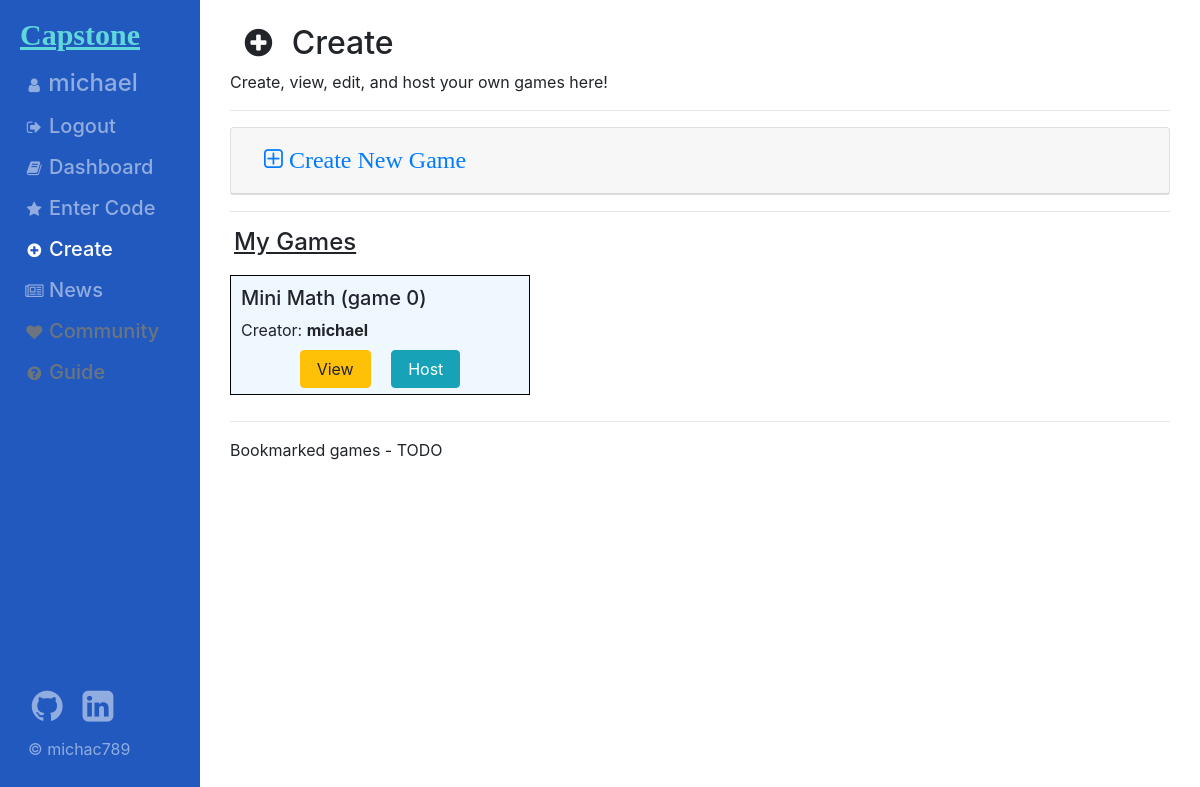
Before: /create (signed in) with the older database file.
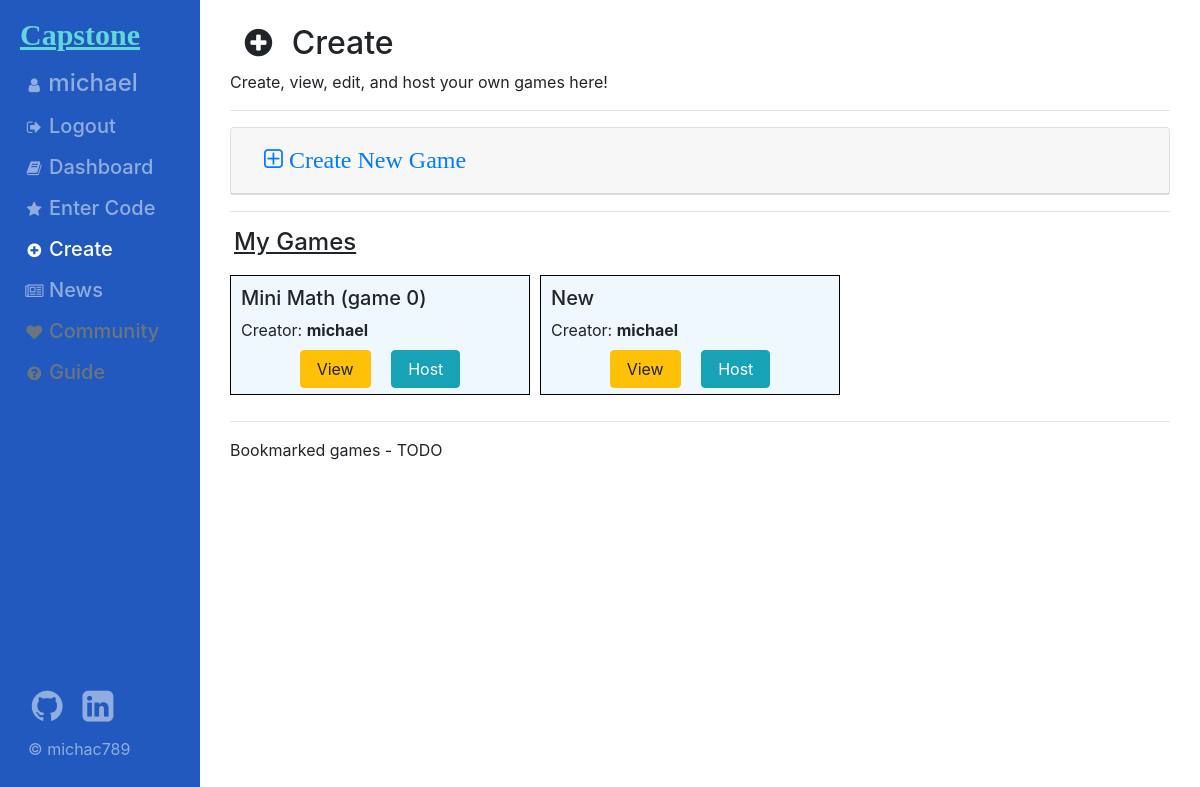
After: the same page with the newer database file.
### livequiz/models.py (models this page shows, shortened)
class Game(models.Model):
    id = models.AutoField(primary_key=True)
    creator = models.ForeignKey(User, on_delete=models.CASCADE, related_name="games")
    title = models.CharField(max_length=64, unique=True)
    description = models.CharField(max_length=256)
    date_created = models.DateField(auto_now=True)

### sso/models.py (models this page shows)
class User(AbstractUser):
    TIER = [
        ("T5", "SuspendedUser"),
        ("T4", "User"),
        ("T3", "StarUser"),
        ("T2", "Admin"),
        ("T1", "SuperAdmin"),
    ]
    status = models.CharField(max_length=2, choices=TIER, default="T4")

### livequiz/views.py (the view, shortened to what this page needs)
# urls.py: path("create", views.createGame, name="create"),
def createGame(request):
    if request.user.is_anonymous:
        return render(request, "livequiz/create.html", { "anonymous": True, "active": "create",})
    return render(request, "livequiz/create.html", {
        "form": GameForm, "active": "create",
        "mygames": Game.objects.filter(creator = request.user),
    })

### livequiz/templates/livequiz/create.html (shortened to what this page needs)
{% extends 'layout/root.html' %}
{% load static %}
{% block script %}
    <link href="{% static 'livequiz/create.css' %}" rel="stylesheet">
{% endblock script %}
{% block body %}
    <div class="container">
        <section class="h2 pl-2 pt-2">
            <i class="fa fa-plus-circle fa-fw"></i>
            <span class="p-1">Create</span>
        </section>
        <section class="font-weight-normal">
            Create, view, edit, and host your own games here!
        </section><hr>
        {% if anonymous %}
            <section class="alert alert-danger">
                Please kindly log in to access all these features:<br>
                &bull; Create and edit your own game<br>
                &bull; View your own games and bookmark other games<br>
                &bull; Host a game session with your own / other games<br>
            </section>
        {% else %}
                <div id="accordion">
                    <div class="card">
                        <div class="card-header" id="headingOne">
                            <h4 class="mb-0 h4">
                                <button class="btn btn-link" data-toggle="collapse" data-target="#collapseOne" aria-expanded="false" aria-controls="collapseOne">
                                    <i class="fa fa-plus-square-o" style="font-size:24px">
                                        Create New Game
                                    </i>
                                </button>
                            </h4>
                        </div>
                    </div>
                </div><hr>
                <div>
                    <section class="h4">
                        <span class="p-1">
                            <u>My Games</u>
                        </span>
                    </section>
                    <div class="wrap">
                        {% for game in mygames %}
                            <div class="gamediv">
                                <section class="h5">
                                    <wrap>{{ game.title }}</wrap>
                                </section>
                                <section class="font-weight-normal">
                                    Creator: <b>{{ game.creator.username }}</b>
                                </section>
                                <section class="text-center">
                                    <a href="{% url 'livequiz:edit' game_id=game.id %}">
                                        <button class="btn btn-warning m-2 px-3">
                                            View
                                        </button>
                                    </a>
                                    <form action="{% url 'livequiz:host' game_id=game.id %}" class="inl" method="POST">
                                        <button type="submit" class="btn btn-info m-2 px-3">
                                            Host
                                        </button>
                                    </form>
                                </section>
                            </div>
                        {% empty %}
                            You have not created any games yet.
                        {% endfor %}
                    </div>
                </div><hr>
                <div>
                    Bookmarked games - TODO
                </div>
            </div>
        {% endif %}
{% endblock body %}

Changed rows visible on the page:
added Game: title "New", creator.username "michael"
